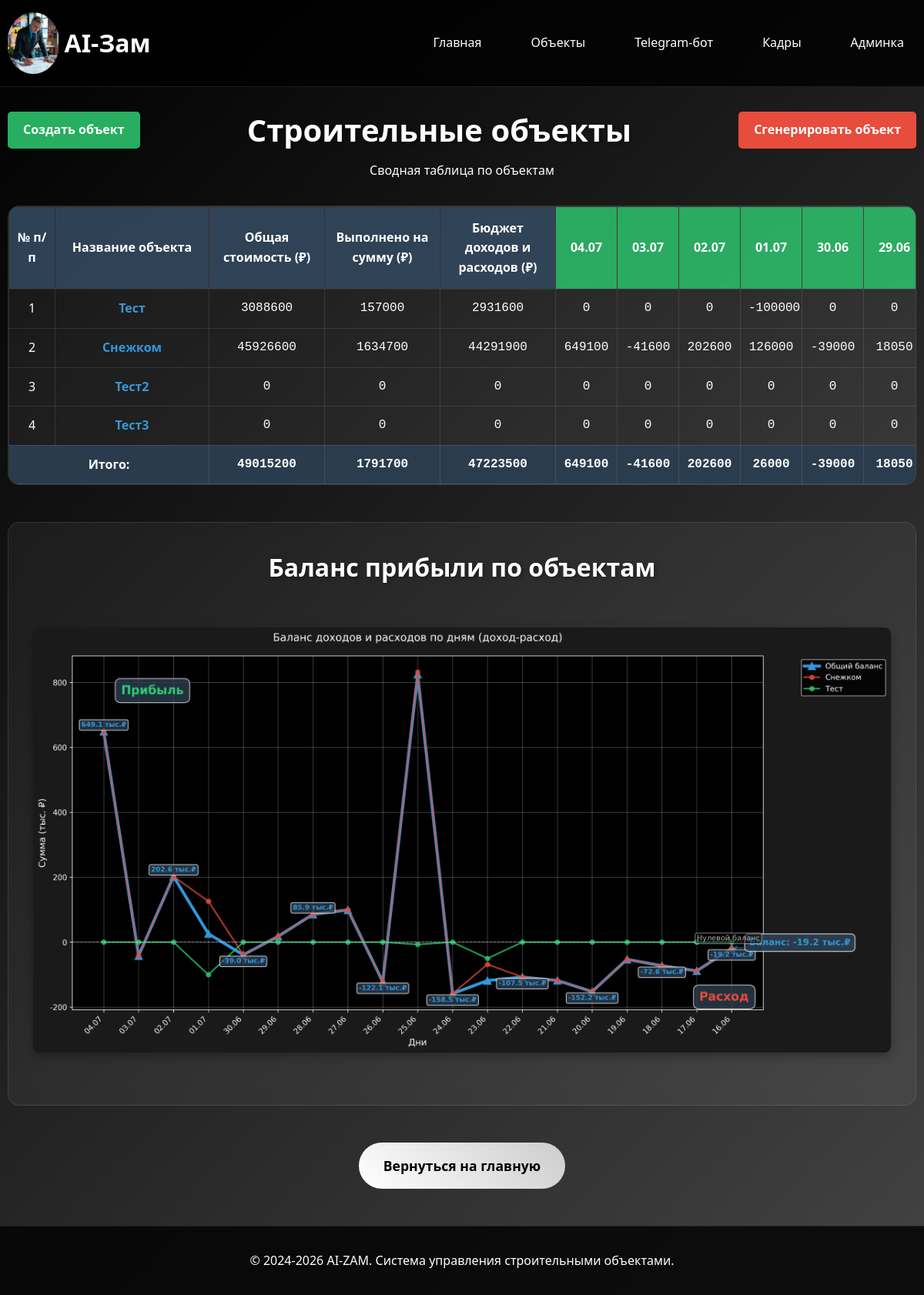
Before: /objects/ with the older database file.
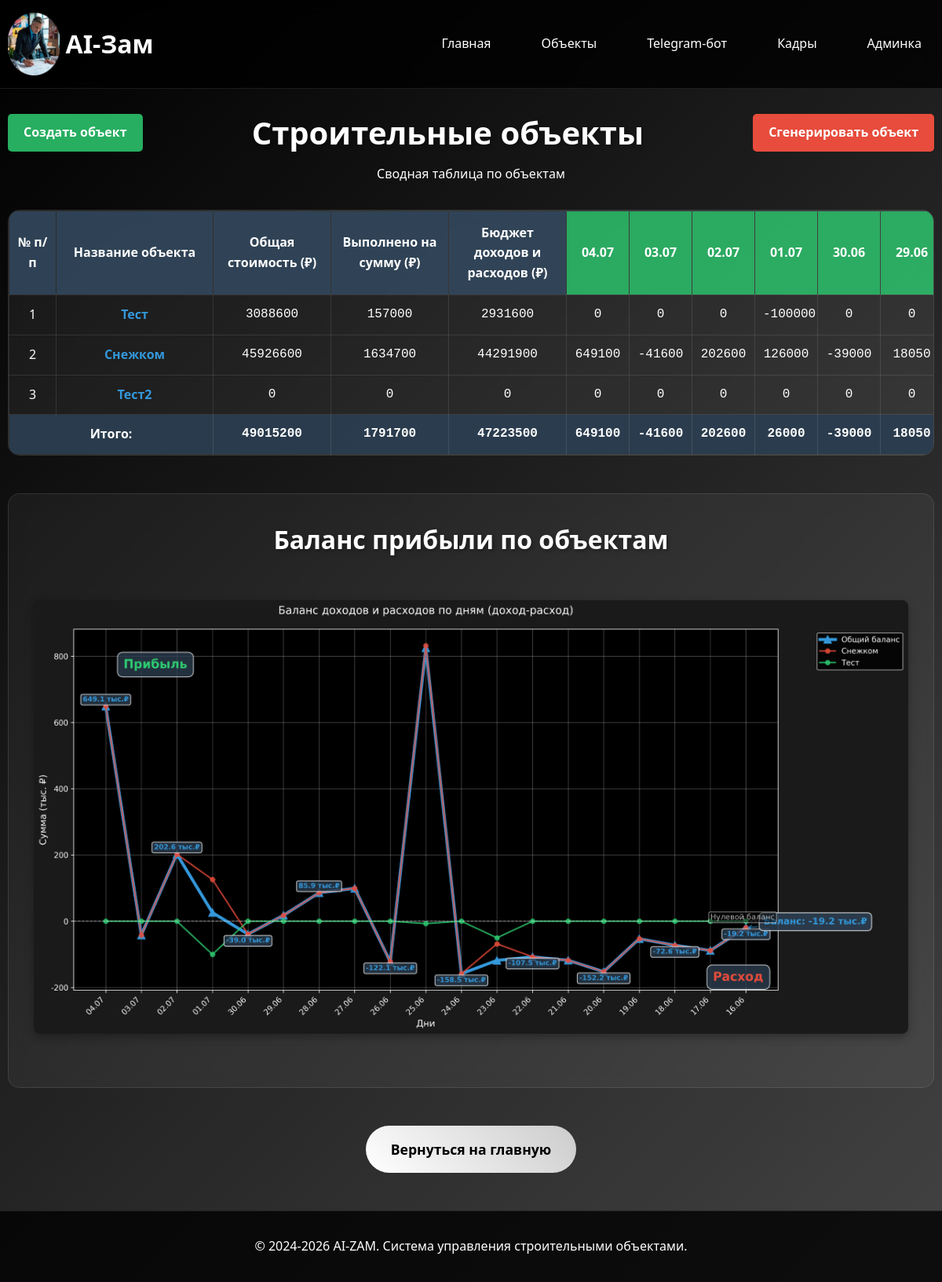
After: the same page with the newer database file.
### object/models.py (models this page shows, shortened)
class Objekt(models.Model):
    STATUS_CHOICES = [
        ('планируется', 'Планируется'),
        ('в работе', 'В работе'),
        ('завершён', 'Завершён'),
    ]
    nazvanie = models.CharField(max_length=255, verbose_name="Название")
    organizaciya = models.ForeignKey(
        'sotrudniki.Organizaciya',
        on_delete=models.CASCADE,
        verbose_name="Организация",
        related_name="objekty",
        null=True,
        blank=True
    )
    otvetstvennyj = models.ForeignKey(Kadry, on_delete=models.SET_NULL, null=True, blank=True, verbose_name="Ответственный")
    data_nachala = models.DateField(verbose_name="Дата начала")
    data_plan_zaversheniya = models.DateField(verbose_name="Дата план завершения")
    data_fakt_zaversheniya = models.DateField(null=True, blank=True, verbose_name="Дата факт завершения")
    status = models.CharField(max_length=20, choices=STATUS_CHOICES, default='планируется', verbose_name="Статус")
    class Meta:
        verbose_name = "Объект"
        verbose_name_plural = "Объекты"
        db_table = 'objekt'

### object/views.py (the view, shortened to what this page needs)
# urls.py: path('objects/', objects_list, name='objects_list'),
def objects_list(request):
    print("\n\n*** objects_list view called ***\n\n")
    objects = Objekt.objects.select_related('otvetstvennyj').all()
    today = datetime.now().date()
    days = [today - timedelta(days=i) for i in range(20)]
    objects_with_info = []
    total_budget = 0.0
    total_completed = 0.0
    total_daily_balance = {}
    daily_income_data = {}
    daily_expense_data = {}
    for obj in objects:
        planned_resources = ResursyPoObjektu.objects.filter(objekt=obj).select_related('resurs', 'resurs__kategoriya_resursa')
        total_cost = sum(float(r.kolichestvo * r.cena) for r in planned_resources)
        fakticheskij_resursy = FakticheskijResursPoObjektu.objects.filter(
            resurs_po_objektu__objekt=obj
        )
        completed_cost = 0.0
        daily_expenses = {}  # Словарь для хранения расходов по дням
        for fr in fakticheskij_resursy:
            rashody = RaskhodResursa.objects.filter(fakticheskij_resurs=fr)
            resource_cost = float(fr.resurs_po_objektu.cena)
            for rr in rashody:
                izraskhodovano = float(rr.izraskhodovano)
                expense_amount = izraskhodovano * resource_cost
                completed_cost += expense_amount
                date_key = rr.data.strftime('%Y-%m-%d')
                if date_key not in daily_expenses:
                    daily_expenses[date_key] = 0.0
                daily_expenses[date_key] += expense_amount
        income_resources = ResursyPoObjektu.objects.filter(
            objekt=obj,
            resurs__kategoriya_resursa__nazvanie='Подрядные организации'
        ).select_related('resurs', 'resurs__kategoriya_resursa')
        income_fakticheskij_resursy = FakticheskijResursPoObjektu.objects.filter(
            resurs_po_objektu__objekt=obj,
            resurs_po_objektu__resurs__kategoriya_resursa__nazvanie='Подрядные организации'
        )
        daily_income = {}  # Словарь для хранения доходов по дням
        for fr in income_fakticheskij_resursy:
            rashody = RaskhodResursa.objects.filter(fakticheskij_resurs=fr)
            resource_cost = float(fr.resurs_po_objektu.cena)
        budget_balance = total_cost - completed_cost
        daily_balance = {}
        svodnaya_data = SvodnayaRaskhodDokhodPoDnyam.objects.filter(objekt=obj)
        for svodnaya in svodnaya_data:
            day_key = svodnaya.data.strftime('%Y-%m-%d')
            daily_balance[day_key] = float(svodnaya.balans)
        objects_with_info.append({
            'object': obj,
            'total_cost': total_cost,
            'completed_cost': completed_cost,
            'budget_balance': budget_balance,
            'daily_expenses': daily_expenses,
            'daily_income': daily_income,
            'daily_balance': daily_balance,
        })
        total_budget += total_cost
        total_completed += completed_cost
        for svodnaya in svodnaya_data:
            day_key = svodnaya.data.strftime('%Y-%m-%d')
            if day_key not in daily_expense_data:
                daily_expense_data[day_key] = 0.0
            daily_expense_data[day_key] += float(svodnaya.raskhod)
            if day_key not in daily_income_data:
                daily_income_data[day_key] = 0.0
            daily_income_data[day_key] += float(svodnaya.dokhod)
            if day_key not in total_daily_balance:
                total_daily_balance[day_key] = 0.0
            total_daily_balance[day_key] += float(svodnaya.balans)
    chart_path = create_profit_balance_charts(objects_with_info, days, daily_income_data, daily_expense_data)
    context = {
        'objects_with_info': objects_with_info,
        'days': days,
        'total_budget': total_budget,
        'total_completed': total_completed,
        'total_balance': total_budget - total_completed,
        'total_daily_balance': total_daily_balance,
        'chart_path': chart_path if chart_path else None,
    }
    return render(request, 'object/objects_list.html', context)

### object/templatetags/object_filters.py (called while the page is built)
@register.filter
def get_item(dictionary, key):
    if dictionary is None:
        return []
    return dictionary.get(key, [])

### object/templates/object/objects_list.html (shortened to what this page needs)
{% extends 'base/base.html' %}
{% load static %}
{% load object_filters %}
{% block content %}
<section class="page-title">
    <div style="display: flex; align-items: center; justify-content: space-between; margin-bottom: 1rem; width: 100%; max-width: 1200px; margin-left: auto; margin-right: auto;">
        <a href="/objects/create/" class="btn-create" style="background: #27ae60; color: white; padding: 12px 20px; border-radius: 5px; text-decoration: none; font-weight: bold; height: 48px; display: flex; align-items: center;">Создать объект</a>
        <h1 style="margin: 0; font-size: 2.5rem; line-height: 48px; text-align: center;">Строительные объекты</h1>
        <a href="#" class="btn-generate" style="background: #e74c3c; color: white; padding: 12px 20px; border-radius: 5px; text-decoration: none; font-weight: bold; height: 48px; display: flex; align-items: center;">Сгенерировать объект</a>
    </div>
    <p>Сводная таблица по объектам</p>
</section>
<section class="objects-table-container">
    <table class="objects-table">
        <thead>
            <tr>
                <th>№ п/п</th>
                <th>Название объекта</th>
                <th>Общая стоимость (₽)</th>
                <th>Выполнено на сумму (₽)</th>
                <th>Бюджет доходов и расходов (₽)</th>
                {% for day in days %}
                <th style="background: rgba(46, 204, 113, 0.8);">{{ day|date:"d.m" }}</th>
                {% endfor %}
            </tr>
        </thead>
        <tbody>
            {% for item in objects_with_info %}
            <tr>
                <td>{{ forloop.counter }}</td>
                <td>
                    <a href="/objects/{{ item.object.id }}/" class="object-link">
                        {{ item.object.nazvanie }}
                    </a>
                </td>
                <td class="number-cell">{{ item.total_cost|floatformat:0 }}</td>
                <td class="number-cell">{{ item.completed_cost|floatformat:0 }}</td>
                <td class="number-cell">{{ item.budget_balance|floatformat:0 }}</td>
                {% for day in days %}
                <td class="number-cell">
                    {% with day_key=day|date:"Y-m-d" %}
                        {% if day_key in item.daily_balance %}
                            {{ item.daily_balance|get_item:day_key|floatformat:0 }}
                        {% else %}
                            0
                        {% endif %}
                    {% endwith %}
                </td>
                {% endfor %}
            </tr>
            {% endfor %}
            {% if objects_with_info %}
            <tr class="total-row">
                <td colspan="2"><strong>Итого:</strong></td>
                <td class="number-cell"><strong>{{ total_budget|floatformat:0 }}</strong></td>
                <td class="number-cell"><strong>{{ total_completed|floatformat:0 }}</strong></td>
                <td class="number-cell"><strong>{{ total_balance|floatformat:0 }}</strong></td>
                {% for day in days %}
                <td class="number-cell">
                    <strong>
                        {% with day_key=day|date:"Y-m-d" %}
                            {% if day_key in total_daily_balance %}
                                {{ total_daily_balance|get_item:day_key|floatformat:0 }}
                            {% else %}
                                0
                            {% endif %}
                        {% endwith %}
                    </strong>
                </td>
                {% endfor %}
            </tr>
            {% endif %}
        </tbody>
    </table>
</section>
{% if chart_path %}
<section class="charts-section">
    <div class="charts-container">
        <h2>Баланс прибыли по объектам</h2>
        <div class="chart-wrapper">
            <img src="{% static chart_path %}" alt="График баланса прибыли по объектам" class="profit-chart">
        </div>
    </div>
</section>
{% endif %}
<section class="back-link">
    <a href="/" class="btn-back">Вернуться на главную</a>
</section>
{% endblock %}

Changed rows visible on the page:
removed Objekt: object.nazvanie "Тест3", total_cost "0", completed_cost "0", budget_balance "0"
